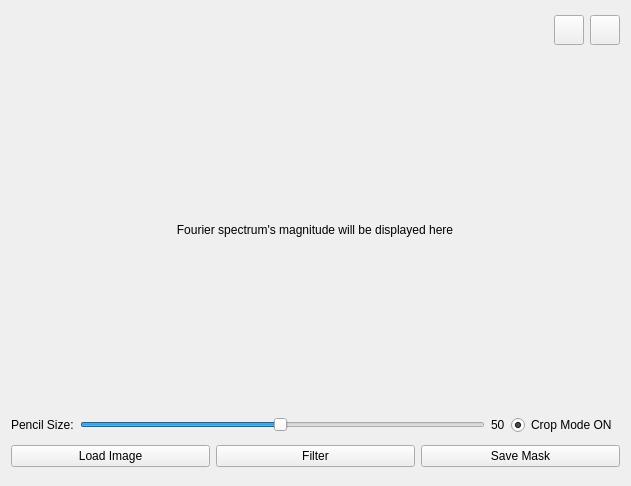
<?xml version="1.0" encoding="UTF-8"?>
<ui version="4.0">
 <class>FourierCropperSimulatorUi</class>
 <widget class="QWidget" name="FourierCropperSimulatorUi">
  <property name="geometry">
   <rect>
    <x>0</x>
    <y>0</y>
    <width>631</width>
    <height>486</height>
   </rect>
  </property>
  <property name="minimumSize">
   <size>
    <width>0</width>
    <height>0</height>
   </size>
  </property>
  <property name="windowTitle">
   <string>Fourier Cropper</string>
  </property>
  <layout class="QGridLayout" name="gridLayout_2">
   <item row="0" column="0">
    <layout class="QHBoxLayout" name="horizontalLayout">
     <item>
      <spacer name="horizontalSpacer">
       <property name="orientation">
        <enum>Qt::Orientation::Horizontal</enum>
       </property>
       <property name="sizeHint" stdset="0">
        <size>
         <width>40</width>
         <height>20</height>
        </size>
       </property>
      </spacer>
     </item>
     <item>
      <widget class="QPushButton" name="helpPushButton">
       <property name="minimumSize">
        <size>
         <width>30</width>
         <height>30</height>
        </size>
       </property>
       <property name="maximumSize">
        <size>
         <width>30</width>
         <height>30</height>
        </size>
       </property>
       <property name="text">
        <string/>
       </property>
       <property name="icon">
        <iconset resource="../assets/configsFC.qrc">
         <normaloff>:/iconosFC/iconosFC/help-circle.svg</normaloff>:/iconosFC/iconosFC/help-circle.svg</iconset>
       </property>
       <property name="iconSize">
        <size>
         <width>25</width>
         <height>25</height>
        </size>
       </property>
      </widget>
     </item>
     <item>
      <widget class="QPushButton" name="fullscreenButton">
       <property name="minimumSize">
        <size>
         <width>30</width>
         <height>30</height>
        </size>
       </property>
       <property name="maximumSize">
        <size>
         <width>30</width>
         <height>30</height>
        </size>
       </property>
       <property name="text">
        <string/>
       </property>
       <property name="icon">
        <iconset resource="../assets/configsFC.qrc">
         <normaloff>:/iconosFC/iconosFC/maximize-expand-svgrepo-com.svg</normaloff>:/iconosFC/iconosFC/maximize-expand-svgrepo-com.svg</iconset>
       </property>
       <property name="iconSize">
        <size>
         <width>25</width>
         <height>25</height>
        </size>
       </property>
      </widget>
     </item>
    </layout>
   </item>
   <item row="1" column="0">
    <layout class="QGridLayout" name="gridLayout">
     <property name="sizeConstraint">
      <enum>QLayout::SizeConstraint::SetFixedSize</enum>
     </property>
     <item row="0" column="0">
      <widget class="DrawWidget" name="drawWidget">
       <property name="sizePolicy">
        <sizepolicy hsizetype="Fixed" vsizetype="Fixed">
         <horstretch>0</horstretch>
         <verstretch>0</verstretch>
        </sizepolicy>
       </property>
       <property name="minimumSize">
        <size>
         <width>500</width>
         <height>350</height>
        </size>
       </property>
       <property name="text">
        <string>Fourier spectrum's magnitude will be displayed here</string>
       </property>
       <property name="scaledContents">
        <bool>false</bool>
       </property>
       <property name="alignment">
        <set>Qt::AlignmentFlag::AlignCenter</set>
       </property>
      </widget>
     </item>
    </layout>
   </item>
   <item row="2" column="0">
    <layout class="QHBoxLayout" name="sliderLayout">
     <item>
      <widget class="QLabel" name="pencilSizeLabel">
       <property name="text">
        <string>Pencil Size:</string>
       </property>
      </widget>
     </item>
     <item>
      <widget class="QSlider" name="pencilSizeSlider">
       <property name="minimum">
        <number>1</number>
       </property>
       <property name="maximum">
        <number>100</number>
       </property>
       <property name="value">
        <number>50</number>
       </property>
       <property name="orientation">
        <enum>Qt::Orientation::Horizontal</enum>
       </property>
      </widget>
     </item>
     <item>
      <widget class="QLabel" name="pencilSizeValue">
       <property name="text">
        <string>50</string>
       </property>
      </widget>
     </item>
     <item>
      <widget class="QRadioButton" name="radioButtonCropMode">
       <property name="text">
        <string>Crop Mode ON </string>
       </property>
       <property name="checked">
        <bool>true</bool>
       </property>
      </widget>
     </item>
    </layout>
   </item>
   <item row="3" column="0">
    <layout class="QHBoxLayout" name="buttonLayout">
     <item>
      <widget class="QPushButton" name="loadImagePushButton">
       <property name="text">
        <string>Load Image</string>
       </property>
      </widget>
     </item>
     <item>
      <widget class="QPushButton" name="filterPushButton">
       <property name="text">
        <string>Filter</string>
       </property>
      </widget>
     </item>
     <item>
      <widget class="QPushButton" name="saveMaskButton">
       <property name="text">
        <string>Save Mask</string>
       </property>
      </widget>
     </item>
    </layout>
   </item>
  </layout>
 </widget>
 <customwidgets>
  <customwidget>
   <class>DrawWidget</class>
   <extends>QLabel</extends>
   <header>./widgets/drawwidget.h</header>
  </customwidget>
 </customwidgets>
 <resources>
  <include location="../assets/configsFC.qrc"/>
 </resources>
 <connections/>
</ui>
